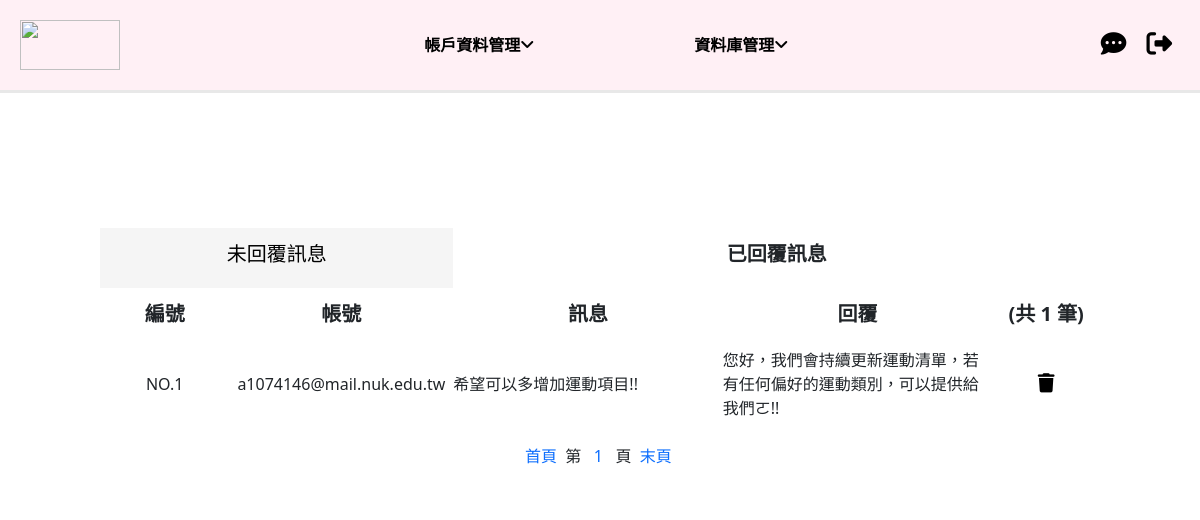
The page /rmsg_mng.php on the database its author committed.
### tables this page shows
CREATE TABLE `replymsg` (
  `rno` int(11) NOT NULL,
  `rmail` text NOT NULL,
  `rtext` text NOT NULL,
  `reply` text NOT NULL
);

### rmsg_mng.php (the view, shortened to what this page needs)
<!DOCTYPE html>
<html lang="zh-hant">
<head>
    <link href="https://cdn.jsdelivr.net/npm/bootstrap@5.0.1/dist/css/bootstrap.min.css" rel="stylesheet">
</head>
<body style="background-image:url('img/message.jpg');background-size:cover;">
<header class="main-header">
    <div class="container" style="background-color:#fff0f5;border-bottom-style:solid;border-color:#e8e8e8">
        <a href="adminmain.php" class="logo">
            <img src="img/heart.jpg" width='50' height='50'>
        </a>
        <ul class="nav">
            <li><a href='#'><b>帳戶資料管理</b><span class="fa fa-angle-down"></span></a>
            </li>
            <li><a href='#'><b>資料庫管理</b><span class="fa fa-angle-down"></span></a>
            </li>
        </ul>
        <nav class="icon-nav">
            <a href='msg_mng'><span class="fa fa-commenting" style="font-size: 1.6em"></sapn></a>
            <a href='main.php'><span class="fa-solid fa-right-from-bracket" style="font-size: 1.6em"></span></a>
        </nav>
    </div>
</header>
<div class="personal" style="width: 1000px;margin-top: -180px;margin-left: -500px;">
    <div height="100%" width="100%" style="background-color:#fff;">
    <?php
        require("DBconnect.php");
        $SQL="SELECT * FROM replymsg";
        $result=mysqli_query($link,$SQL);
        $data_nums=mysqli_num_rows($result);
        $per=10;
        $pages=ceil($data_nums/$per);
        if(!isset($_GET["page"])){
            $page=1;
        }else{
            $page=intval($_GET["page"]);
        }
        $start=($page-1)*$per;
        $result=mysqli_query($link,$SQL.' LIMIT '.$start.','.$per);
        echo "<table width='100%' height='100%'>";
        echo "<tr>";
        echo "<td height='60px' colspan='2' align='center' style='background:#f5f5f5'><a href='msg_mng.php' style='text-decoration:none;color:#000000'><h5>未回覆訊息</td><td colspan='3' align='center'><h5><b>已回覆訊息</td><h5>";
        echo "</tr>";
        echo "<tr>";
        echo "<td height='60px' align='center'><h5><b>編號</td><td align='center'><h5><b>帳號</td><td wigth='250px' align='center'><h5><b>訊息</td><td wigth='250px' align='center'><h5><b>回覆</td><td wigth='250px' align='center'><h5><b>".'(共 '.$data_nums." 筆)</td></h5>";
        echo "</tr>";
                        while($row=mysqli_fetch_assoc($result)){
                echo "<tr>";
                echo "<td width='120px' align='center'>"."NO.".$row["rno"]."</td><td width='200px' align='center'>".$row["rmail"]."</td><td style='width:250px;align:center;word-break:break-all;word-wrap:break-word;' >".$row["rtext"]."</td><td style='width:250px;align:center;word-break:break-all;word-wrap:break-word;' >".$row["reply"]."</td><td width='100px' align='center'><a href='rm_dconfirm.php?rno=".$row["rno"]."' style='text-decoration:none;color:#000;'><span class='fa fa-trash' style='font-size: 1.2em'></span></a></td>";
                echo "</tr>";
            }
        echo "</table>";
    ?>
        <div style="margin-top: 0px;margin-left: 425px;">
        <?php
            echo "<br/><a href=?page=1 style='text-decoration:none'>首頁</a>&nbsp&nbsp";
            echo "第&nbsp";
            for($i=1; $i<=$pages; $i++){
                if($page-3 < $i && $i < $page+3){
                    echo "&nbsp&nbsp<a href=?page=".$i." style='text-decoration:none'>".$i."</a>&nbsp&nbsp";
                }
            }
            echo "&nbsp頁&nbsp&nbsp<a href=?page=".$pages." style='text-decoration:none'>末頁</a><br/><br/>";
        ?>
        </div>
    </div>
</div>
</body>
</html>

### rmsg_mng.php (style rules this page uses)
* { margin: 0; padding: 0; list-style: none; }
.main-header .container { display: flex; position: fixed; align-items: center; padding: 20px; max-width: 100%; left: 0; right: 0; }
.main-header .logo { width: 100px; }
.main-header .logo img { width: 100%; vertical-align: middle; }
.main-header .nav { margin: auto; display: flex; }
.main-header .nav a { color: #000; text-decoration: none; padding: 5px 5em; position: relative; }
.main-header .nav li { transform: translateY(0px); transition: .3s; }
.main-header .nav li:after { content: ''; position: absolute; left: 50%; right: 50%; bottom: -5px; height: 0; border-bottom: 1px solid #000; transition: .3s; }
.main-header .icon-nav a { text-decoration: none; padding: 5px 0.5em; color: #000; }
.personal { position:absolute; top:50%; left:50%; z-index: -1; }

### rows shown on the page
replymsg: rno "1", rmail "a1074146@mail.nuk.edu.tw", rtext "希望可以多增加運動項目!!", reply "您好，我們會持續更新運動清單，若有任何偏好的運動類別，可以提供給我們ㄛ!!"

### other values the page prints
$data_nums "1"
